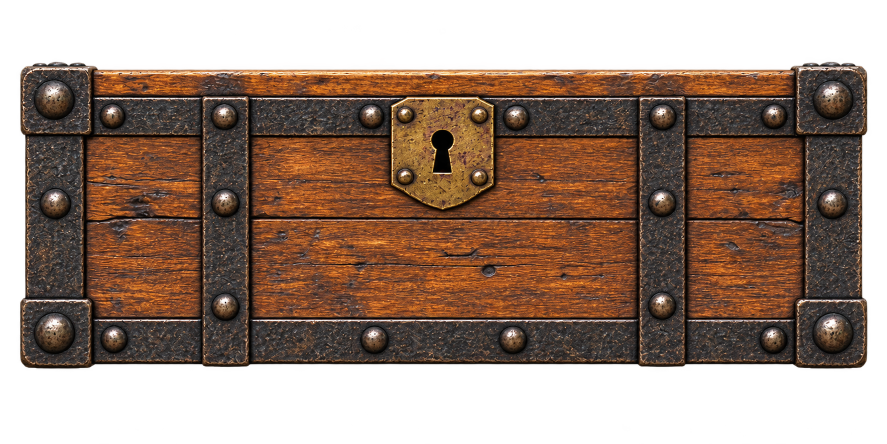
#> input picture art/prop-references/hunyuan-v1/chest-base-front.png, 1774 x 887 px (shown at 1/2 size)
$ python prepare_textures.py
#> lines starting #> are read from the running program, lines starting #| are printed output that depends on the picture; after the words box and inside, x2 and y2 are one past the last pixel; in counts of white or black regions, pixels touching at a corner belong together
"""Prepare the separately generated front-panel texture used by the chest."""
from pathlib import Path
import json
import numpy as np
from PIL import Image,ImageFilter
from scipy.ndimage import distance_transform_edt
ROOT=Path(__file__).resolve().parents[2];REF=ROOT/'art/prop-references/hunyuan-v1';OUT=ROOT/'out/props-v1'
OUT.mkdir(parents=True,exist_ok=True)
pixels=np.array(Image.open(REF/'chest-base-front.png').convert('RGBA'));mask=pixels[:,:,3]>127
#> further down, pixels is the input picture: shape (887, 1774, 4); mean R, G, B, A 67.2, 43.5, 30, 159.8
#> after `mask = pixels[:, :, 3] > 127`:
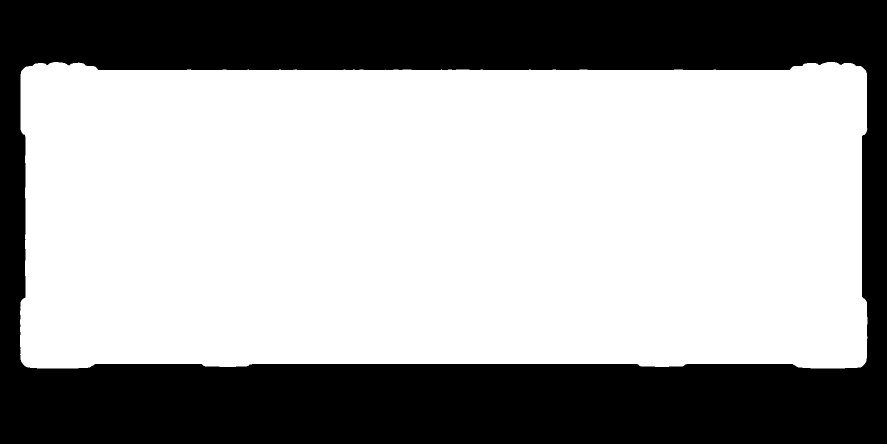
#> mask: shape (887, 1774) bool (shown at 1/2 size); 63.3% white; 1 black region, box (x1, y1, x2, y2) and area: (0, 0, 1774, 887) 577688
nearest=distance_transform_edt(~mask,return_distances=False,return_indices=True)
extended=Image.fromarray(pixels[:,:,:3][tuple(nearest)])
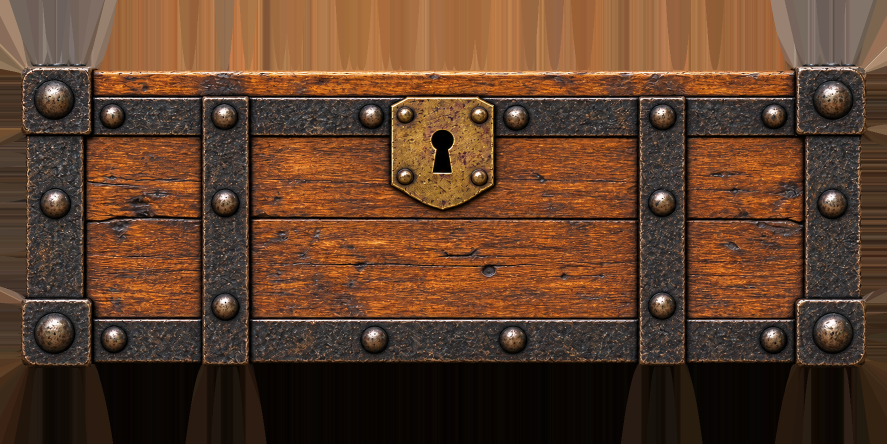
#> extended: PIL image 1774x887 RGB (shown at 1/2 size); mean R, G, B 94.5, 63.3, 43
atlas=Image.new('RGB',(1024,1024));atlas.paste(extended.resize((768,1024),Image.Resampling.LANCZOS),(0,0))
#> after `atlas = Image.new('RGB', (1024, 1024))`: atlas: PIL image 1024x1024 RGB; every value is 0
#> after `atlas.paste(extended.resize((768, 1024), Image.Resampling.LANCZOS), (0`:
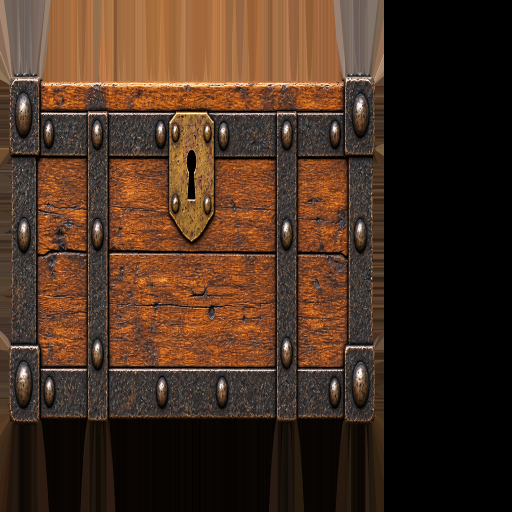
#> atlas: PIL image 1024x1024 RGB (shown at 1/2 size); mean R, G, B 70.8, 47.5, 32.2
atlas.paste(extended.filter(ImageFilter.GaussianBlur(18)).resize((256,1024),Image.Resampling.LANCZOS),(768,0))
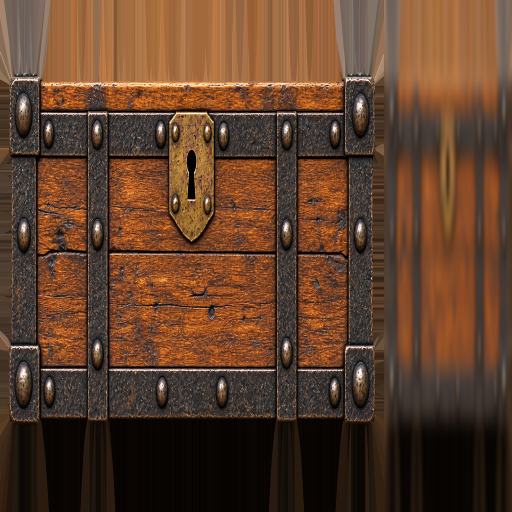
#> atlas: PIL image 1024x1024 RGB (shown at 1/2 size); mean R, G, B 94.5, 63.3, 43
atlas.save(OUT/'chest-front-atlas.png');yy,xx=np.where(mask)
(OUT/'chest-front-atlas.json').write_text(json.dumps({'width':pixels.shape[1],'height':pixels.shape[0],'bounds':[int(xx.min()),int(yy.min()),int(xx.max()),int(yy.max())]})+'\n')
print('Prepared chest front texture atlas')

$ run again, with art/prop-references/hunyuan-v1/chest-base.png copied over art/prop-references/hunyuan-v1/chest-base-front.png
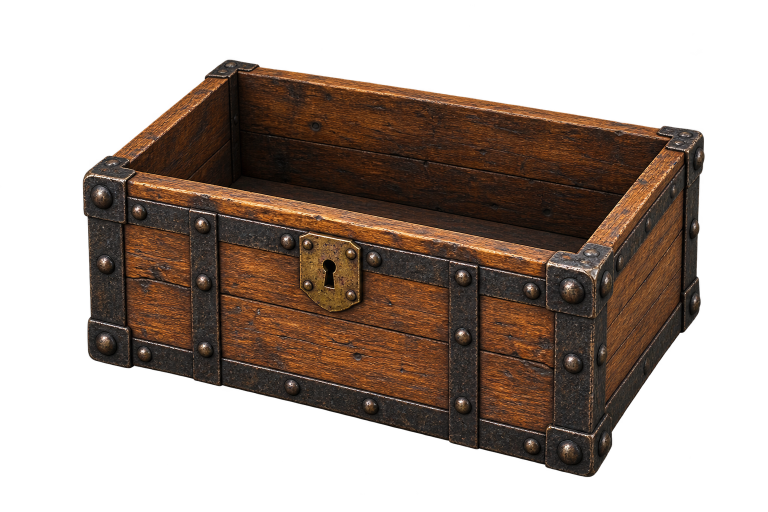
#> input picture art/prop-references/hunyuan-v1/chest-base.png, 1536 x 1024 px (shown at 1/2 size)
#> pixels is the input picture: shape (1024, 1536, 4); mean R, G, B, A 50.7, 34.1, 23.2, 121
#> `mask = pixels[:, :, 3] > 127`:
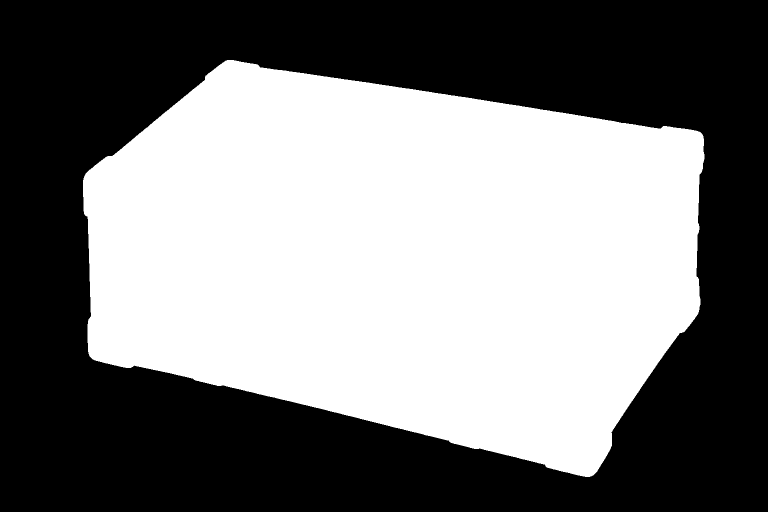
#> mask: shape (1024, 1536) bool (shown at 1/2 size); 48% white; 1 white region, box (x1, y1, x2, y2) and area: (166, 120, 1409, 954) 754273
#> `atlas.paste(extended.filter(ImageFilter.GaussianBlur(18)).resize((256,..`:
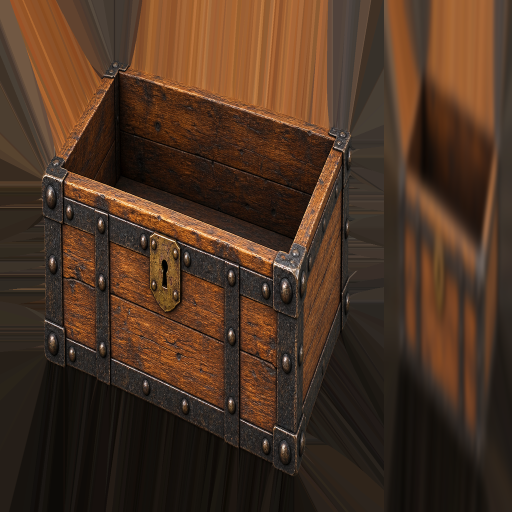
#> atlas: PIL image 1024x1024 RGB (shown at 1/2 size); mean R, G, B 75.5, 51.4, 34.7

$ run again, with art/prop-references/hunyuan-v1/chest-lid.png copied over art/prop-references/hunyuan-v1/chest-base-front.png
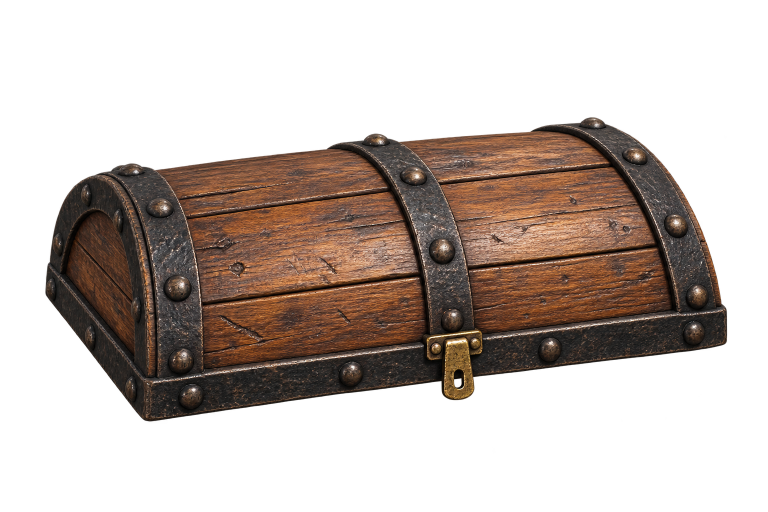
#> input picture art/prop-references/hunyuan-v1/chest-lid.png, 1536 x 1024 px (shown at 1/2 size)
#> pixels is the input picture: shape (1024, 1536, 4); mean R, G, B, A 48.9, 35.4, 27.6, 97.5
#> `mask = pixels[:, :, 3] > 127`:
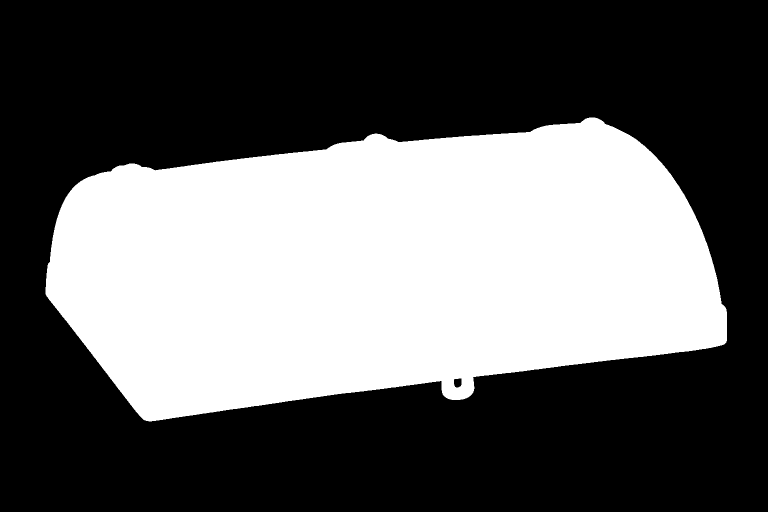
#> mask: shape (1024, 1536) bool (shown at 1/2 size); 38.6% white; 1 white region, box (x1, y1, x2, y2) and area: (91, 235, 1454, 843) 607252
#> `atlas.paste(extended.filter(ImageFilter.GaussianBlur(18)).resize((256,..`:
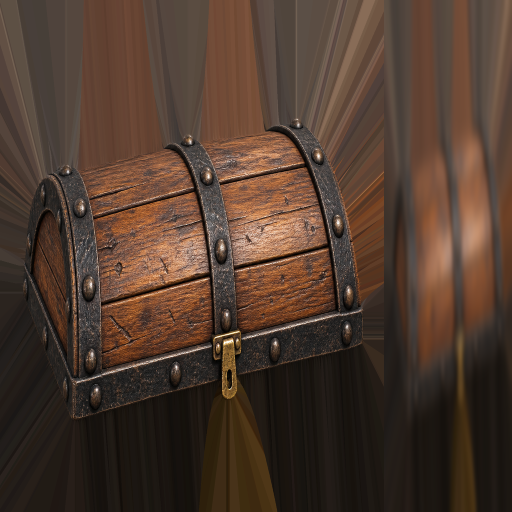
#> atlas: PIL image 1024x1024 RGB (shown at 1/2 size); mean R, G, B 78.9, 58.7, 46.3

$ run again, with art/prop-references/hunyuan-v1/door-frame.png copied over art/prop-references/hunyuan-v1/chest-base-front.png
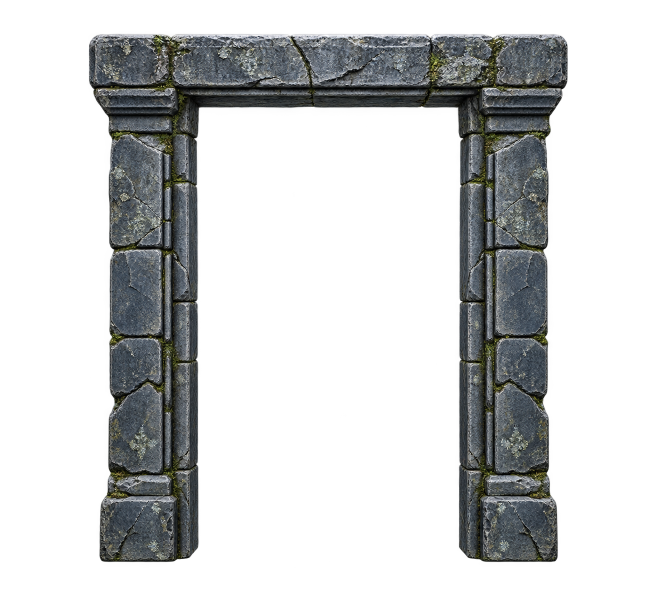
#> input picture art/prop-references/hunyuan-v1/door-frame.png, 1312 x 1199 px (shown at 1/2 size)
#> pixels is the input picture: shape (1199, 1312, 4); mean R, G, B, A 25, 26.6, 26.8, 74.2
#> `mask = pixels[:, :, 3] > 127`:
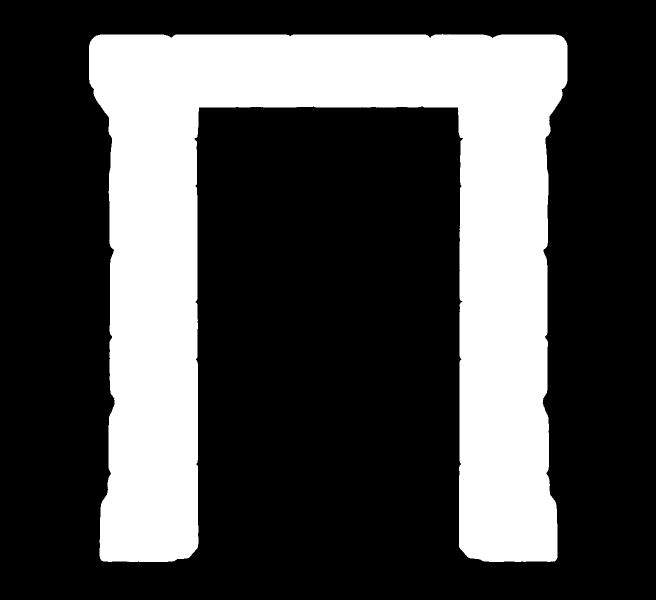
#> mask: shape (1199, 1312) bool (shown at 1/2 size); 29.4% white; 1 white region, box (x1, y1, x2, y2) and area: (178, 68, 1135, 1124) 461959
#> `atlas.paste(extended.filter(ImageFilter.GaussianBlur(18)).resize((256,..`:
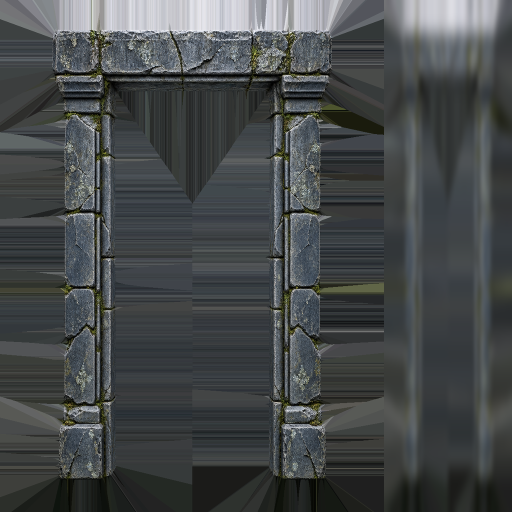
#> atlas: PIL image 1024x1024 RGB (shown at 1/2 size); mean R, G, B 69.5, 73, 73.9
